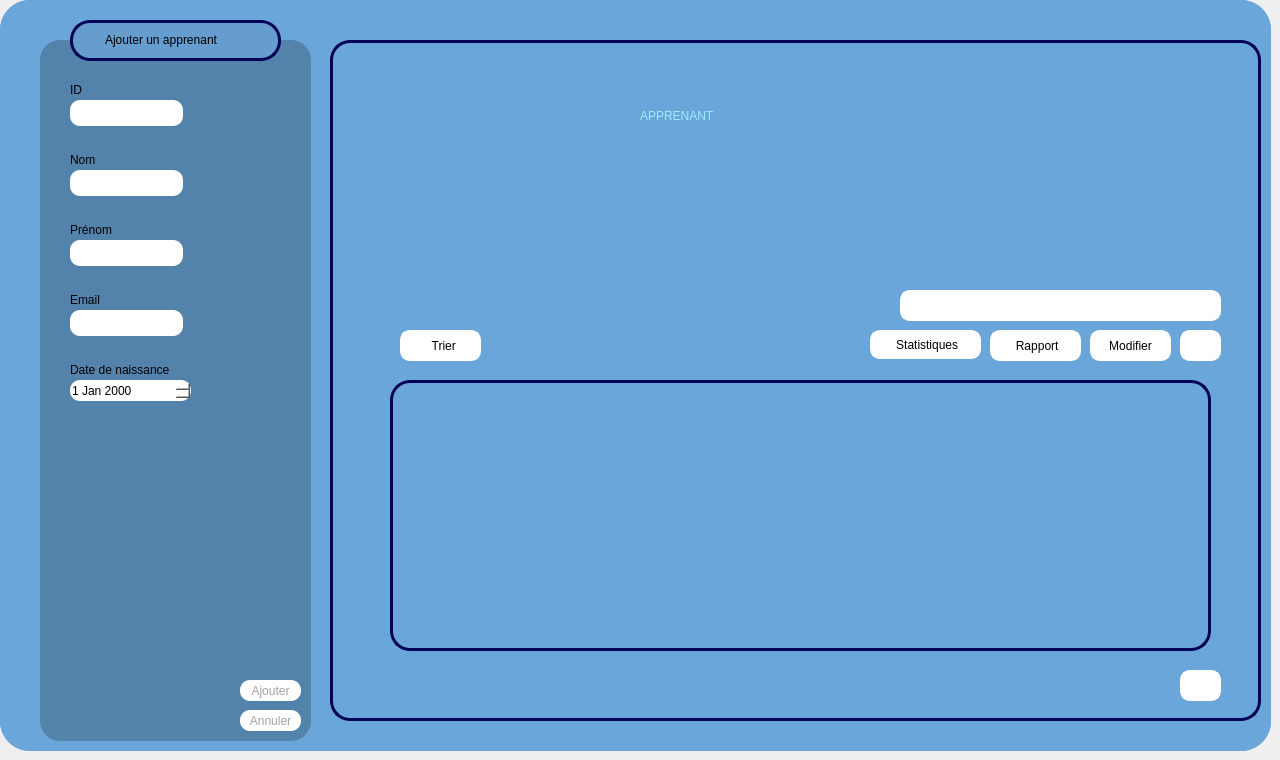
    <widget class="QWidget" name="page_apprenant">
     <widget class="QWidget" name="Formateur_7" native="true">
      <property name="geometry">
       <rect>
        <x>0</x>
        <y>0</y>
        <width>1271</width>
        <height>751</height>
       </rect>
      </property>
      <property name="maximumSize">
       <size>
        <width>2000</width>
        <height>2000</height>
       </size>
      </property>
      <property name="baseSize">
       <size>
        <width>1000</width>
        <height>1000</height>
       </size>
      </property>
      <property name="mouseTracking">
       <bool>false</bool>
      </property>
      <property name="tabletTracking">
       <bool>false</bool>
      </property>
      <property name="autoFillBackground">
       <bool>false</bool>
      </property>
      <property name="styleSheet">
       <string notr="true">background-color: rgb(106, 166, 218);

border-radius:30px;</string>
      </property>
      <widget class="QWidget" name="Formateur_4" native="true">
       <property name="geometry">
        <rect>
         <x>0</x>
         <y>0</y>
         <width>1271</width>
         <height>751</height>
        </rect>
       </property>
       <property name="maximumSize">
        <size>
         <width>2000</width>
         <height>2000</height>
        </size>
       </property>
       <property name="baseSize">
        <size>
         <width>1000</width>
         <height>1000</height>
        </size>
       </property>
       <property name="mouseTracking">
        <bool>false</bool>
       </property>
       <property name="tabletTracking">
        <bool>false</bool>
       </property>
       <property name="autoFillBackground">
        <bool>false</bool>
       </property>
       <property name="styleSheet">
        <string notr="true">background-color: rgb(106, 166, 218);

border-radius:30px;</string>
       </property>
       <widget class="QFrame" name="frame_15">
        <property name="geometry">
         <rect>
          <x>40</x>
          <y>40</y>
          <width>271</width>
          <height>701</height>
         </rect>
        </property>
        <property name="styleSheet">
         <string notr="true">background-color: rgb(58, 196, 255);
background-color: rgb(83, 130, 171);
border-radius:20px;

</string>
        </property>
        <property name="frameShape">
         <enum>QFrame::Shape::StyledPanel</enum>
        </property>
        <property name="frameShadow">
         <enum>QFrame::Shadow::Raised</enum>
        </property>
        <widget class="QLineEdit" name="lineEdit_cin_6">
         <property name="geometry">
          <rect>
           <x>30</x>
           <y>60</y>
           <width>113</width>
           <height>26</height>
          </rect>
         </property>
         <property name="styleSheet">
          <string notr="true">background-color: rgb(255, 255, 255);
color: rgb(0, 0, 0);
border-radius:10px;
</string>
         </property>
         <property name="maxLength">
          <number>8</number>
         </property>
        </widget>
        <widget class="QLabel" name="label_contact_9">
         <property name="geometry">
          <rect>
           <x>30</x>
           <y>250</y>
           <width>71</width>
           <height>20</height>
          </rect>
         </property>
         <property name="text">
          <string>Email</string>
         </property>
        </widget>
        <widget class="QLineEdit" name="lineEdit_contact_3">
         <property name="geometry">
          <rect>
           <x>30</x>
           <y>270</y>
           <width>113</width>
           <height>26</height>
          </rect>
         </property>
         <property name="styleSheet">
          <string notr="true">background-color: rgb(255, 255, 255);
border-radius:10px;
color: rgb(0, 0, 0);</string>
         </property>
        </widget>
        <widget class="QLabel" name="label_prenom_5">
         <property name="geometry">
          <rect>
           <x>30</x>
           <y>180</y>
           <width>63</width>
           <height>20</height>
          </rect>
         </property>
         <property name="text">
          <string>Prénom</string>
         </property>
        </widget>
        <widget class="QLineEdit" name="lineEdit_nom_3">
         <property name="geometry">
          <rect>
           <x>30</x>
           <y>130</y>
           <width>113</width>
           <height>26</height>
          </rect>
         </property>
         <property name="styleSheet">
          <string notr="true">background-color: rgb(255, 255, 255);
border-radius:10px;
color: rgb(0, 0, 0);</string>
         </property>
         <property name="maxLength">
          <number>20</number>
         </property>
        </widget>
        <widget class="QLineEdit" name="lineEdit_prenom_3">
         <property name="geometry">
          <rect>
           <x>30</x>
           <y>200</y>
           <width>113</width>
           <height>26</height>
          </rect>
         </property>
         <property name="styleSheet">
          <string notr="true">background-color: rgb(255, 255, 255);
border-radius:10px;
color: rgb(0, 0, 0);</string>
         </property>
        </widget>
        <widget class="QLabel" name="label_cin_10">
         <property name="geometry">
          <rect>
           <x>30</x>
           <y>40</y>
           <width>31</width>
           <height>20</height>
          </rect>
         </property>
         <property name="text">
          <string>ID</string>
         </property>
        </widget>
        <widget class="QLabel" name="label_cin_11">
         <property name="geometry">
          <rect>
           <x>30</x>
           <y>110</y>
           <width>41</width>
           <height>20</height>
          </rect>
         </property>
         <property name="text">
          <string>Nom</string>
         </property>
        </widget>
        <widget class="QDateEdit" name="dateEdit_embauche_3">
         <property name="geometry">
          <rect>
           <x>30</x>
           <y>340</y>
           <width>121</width>
           <height>21</height>
          </rect>
         </property>
         <property name="styleSheet">
          <string notr="true">background-color: rgb(255, 255, 255);
border-radius:10px;
color: rgb(0, 0, 0);</string>
         </property>
        </widget>
        <widget class="QLabel" name="label_embauhe_12">
         <property name="geometry">
          <rect>
           <x>30</x>
           <y>320</y>
           <width>131</width>
           <height>20</height>
          </rect>
         </property>
         <property name="text">
          <string>Date de naissance</string>
         </property>
        </widget>
        <widget class="QPushButton" name="pushButton_ANNULER_6">
         <property name="geometry">
          <rect>
           <x>200</x>
           <y>670</y>
           <width>61</width>
           <height>21</height>
          </rect>
         </property>
         <property name="styleSheet">
          <string notr="true">QPushButton{
background-color: rgb(255, 255, 255);
color: rgb(162, 162, 162);
border-radius:10px;
}
QPushButton:hover{
	background-color: rgb(162, 162, 162);
	color: rgb(255, 255, 255);
}



</string>
         </property>
         <property name="text">
          <string>Annuler</string>
         </property>
        </widget>
        <widget class="QPushButton" name="pushButton_AJOUTER_6">
         <property name="geometry">
          <rect>
           <x>200</x>
           <y>640</y>
           <width>61</width>
           <height>21</height>
          </rect>
         </property>
         <property name="styleSheet">
          <string notr="true">QPushButton{
background-color: rgb(255, 255, 255);
color: rgb(162, 162, 162);
border-radius:10px;
}
QPushButton:hover{
	background-color: rgb(162, 162, 162);
	color: rgb(255, 255, 255);
}




</string>
         </property>
         <property name="text">
          <string>Ajouter</string>
         </property>
        </widget>
       </widget>
       <widget class="QFrame" name="frame_18">
        <property name="geometry">
         <rect>
          <x>70</x>
          <y>20</y>
          <width>211</width>
          <height>41</height>
         </rect>
        </property>
        <property name="styleSheet">
         <string notr="true">background-color: rgb(100, 157, 206);
border: 3px solid #040457;
border-radius:20px;</string>
        </property>
        <property name="frameShape">
         <enum>QFrame::Shape::StyledPanel</enum>
        </property>
        <property name="frameShadow">
         <enum>QFrame::Shadow::Raised</enum>
        </property>
        <widget class="QLabel" name="label_embauhe_13">
         <property name="geometry">
          <rect>
           <x>30</x>
           <y>10</y>
           <width>161</width>
           <height>20</height>
          </rect>
         </property>
         <property name="styleSheet">
          <string notr="true">background-color: rgb(100, 157, 206);
border: 2px solid #649dce;
</string>
         </property>
         <property name="text">
          <string>Ajouter un apprenant</string>
         </property>
        </widget>
       </widget>
       <widget class="QFrame" name="frame_19">
        <property name="geometry">
         <rect>
          <x>330</x>
          <y>40</y>
          <width>931</width>
          <height>681</height>
         </rect>
        </property>
        <property name="styleSheet">
         <string notr="true">border: 3px solid #040457;
border-radius:20px;
</string>
        </property>
        <property name="frameShape">
         <enum>QFrame::Shape::StyledPanel</enum>
        </property>
        <property name="frameShadow">
         <enum>QFrame::Shadow::Raised</enum>
        </property>
        <widget class="QLineEdit" name="lineEdit_RECHERCHE_2">
         <property name="geometry">
          <rect>
           <x>570</x>
           <y>250</y>
           <width>321</width>
           <height>31</height>
          </rect>
         </property>
         <property name="styleSheet">
          <string notr="true">background-color: rgb(255, 255, 255);
border-radius:10px;
border: 3px solid #ffffff;
color: rgb(162, 162, 162);</string>
         </property>
         <property name="text">
          <string/>
         </property>
        </widget>
        <widget class="QPushButton" name="pushButton_17">
         <property name="geometry">
          <rect>
           <x>760</x>
           <y>290</y>
           <width>81</width>
           <height>31</height>
          </rect>
         </property>
         <property name="styleSheet">
          <string notr="true">QPushButton{
color: rgb(0, 0, 0);
background-color: rgb(255, 255, 255);
border-radius:10px;
border: 3px solid #ffffff;
}
QPushButton:hover{
	background-color: rgb(220, 220, 220);
	color: rgb(90, 90, 90);

	border-radius:10px;
}
</string>
         </property>
         <property name="text">
          <string>Modifier</string>
         </property>
        </widget>
        <widget class="QPushButton" name="pushButton_18">
         <property name="geometry">
          <rect>
           <x>850</x>
           <y>290</y>
           <width>41</width>
           <height>31</height>
          </rect>
         </property>
         <property name="styleSheet">
          <string notr="true">QPushButton{
background-color: rgb(255, 255, 255);
border-radius:10px;
border: 3px solid #ffffff;
}
QPushButton:hover{
	background-color: rgb(220, 220, 220);
	color: rgb(90, 90, 90);

	border-radius:10px;
}
</string>
         </property>
         <property name="text">
          <string/>
         </property>
         <property name="icon">
          <iconset resource="image.qrc">
           <normaloff>:/img/poubelle.png</normaloff>:/img/poubelle.png</iconset>
         </property>
        </widget>
        <widget class="QPushButton" name="pushButton_19">
         <property name="geometry">
          <rect>
           <x>70</x>
           <y>290</y>
           <width>81</width>
           <height>31</height>
          </rect>
         </property>
         <property name="styleSheet">
          <string notr="true">QPushButton{
	color: rgb(0, 0, 0);
background-color: rgb(255, 255, 255);
border-radius:10px;
border: 3px solid #ffffff;
}
QPushButton:hover{
	background-color: rgb(220, 220, 220);
	color: rgb(90, 90, 90);

	border-radius:10px;
}
</string>
         </property>
         <property name="text">
          <string>  Trier</string>
         </property>
         <property name="icon">
          <iconset resource="image.qrc">
           <normaloff>:/img/trie.png</normaloff>:/img/trie.png</iconset>
         </property>
         <property name="autoRepeatInterval">
          <number>97</number>
         </property>
        </widget>
        <widget class="QPushButton" name="pushButton_20">
         <property name="geometry">
          <rect>
           <x>850</x>
           <y>630</y>
           <width>41</width>
           <height>31</height>
          </rect>
         </property>
         <property name="styleSheet">
          <string notr="true">QPushButton{
background-color: rgb(255, 255, 255);
border-radius:10px;
border: 3px solid #ffffff;
}
QPushButton:hover{
	background-color: rgb(220, 220, 220);
	color: rgb(90, 90, 90);

	border-radius:10px;
}
</string>
         </property>
         <property name="text">
          <string/>
         </property>
         <property name="icon">
          <iconset resource="image.qrc">
           <normaloff>:/img/download.png</normaloff>:/img/download.png</iconset>
         </property>
        </widget>
        <widget class="QPushButton" name="pushButton_stat_5">
         <property name="geometry">
          <rect>
           <x>660</x>
           <y>290</y>
           <width>91</width>
           <height>31</height>
          </rect>
         </property>
         <property name="styleSheet">
          <string notr="true">QPushButton{
color: rgb(0, 0, 0);
background-color: rgb(255, 255, 255);
border-radius:10px;
border: 3px solid #ffffff;
}
QPushButton:hover{
	background-color: rgb(220, 220, 220);
	color: rgb(90, 90, 90);
	border-radius:10px;
}
</string>
         </property>
         <property name="text">
          <string> Rapport</string>
         </property>
         <property name="icon">
          <iconset resource="image.qrc">
           <normaloff>:/img/money.png</normaloff>:/img/money.png</iconset>
         </property>
        </widget>
        <widget class="QLabel" name="label_2">
         <property name="geometry">
          <rect>
           <x>310</x>
           <y>50</y>
           <width>331</width>
           <height>51</height>
          </rect>
         </property>
         <property name="styleSheet">
          <string notr="true">background-color: rgb(106, 166, 218);
color: rgb(83, 130, 171);
color: rgb(157, 235, 255);
border: none;
font: 30pt &quot;Rockwell&quot;;</string>
         </property>
         <property name="text">
          <string>APPRENANT</string>
         </property>
        </widget>
        <widget class="QPushButton" name="pushButton_stat_6">
         <property name="geometry">
          <rect>
           <x>540</x>
           <y>290</y>
           <width>111</width>
           <height>29</height>
          </rect>
         </property>
         <property name="styleSheet">
          <string notr="true">QPushButton{
color: rgb(0, 0, 0);
background-color: rgb(255, 255, 255);
border-radius:10px;
border: 3px solid #ffffff;
}
QPushButton:hover{
	background-color: rgb(220, 220, 220);
	color: rgb(90, 90, 90);

	border-radius:10px;
}
</string>
         </property>
         <property name="text">
          <string> Statistiques</string>
         </property>
         <property name="icon">
          <iconset resource="image.qrc">
           <normaloff>:/img/stat.png</normaloff>:/img/stat.png</iconset>
         </property>
        </widget>
        <widget class="QTableView" name="tableView_2">
         <property name="geometry">
          <rect>
           <x>60</x>
           <y>340</y>
           <width>821</width>
           <height>271</height>
          </rect>
         </property>
        </widget>
       </widget>
      </widget>
     </widget>
    </widget>
